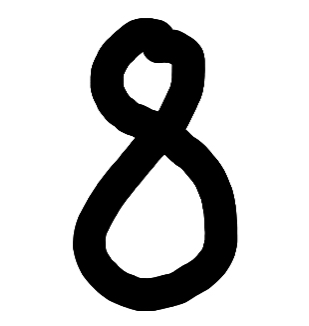
#> input picture IMG8.png, 309 x 326 px, found by its file name
$ jupyter execute --allow-errors MNIST.ipynb   (older library calls are emulated)
#> lines starting #> are read from the running program, lines starting #| are printed output that depends on the picture
[cell 1]
#pip install tensorflow as tf

[cell 2]
import tensorflow as tf
import numpy as np

[cell 3]
# example of loading the mnist dataset
from keras.datasets import mnist
from matplotlib import pyplot
# load dataset
#> (the rest of this cell did not finish here and is left out)

#> (a cell that did not finish here is left out)

#> (a cell that did not finish here is left out)

[cell 6]
# build a function to prepare test data and one hot encode target values
# load train and test dataset
def load_dataset():
    # load dataset
    (trainX, trainY), (testX, testY) = mnist.load_data()
    # reshape dataset to have a single channel
    trainX = trainX.reshape((trainX.shape[0], 28, 28, 1))
    testX = testX.reshape((testX.shape[0], 28, 28, 1))
    # one hot encode target values
    trainY = to_categorical(trainY)
    testY = to_categorical(testY)
    return trainX, trainY, testX, testY

#> (a cell that did not finish here is left out)

#> (a cell that did not finish here is left out)

[cell 9]
# scale the pixels as function

# scale pixels
# [9 lines left out: function prep_pixels, not called in this run]

[cell 10]
# baseline cnn model for mnist
from numpy import mean
from numpy import std
from matplotlib import pyplot
from sklearn.model_selection import KFold
from keras.datasets import mnist
from keras.utils import to_categorical
from keras.models import Sequential
from keras.layers import Conv2D
from keras.layers import MaxPooling2D
from keras.layers import Dense
from keras.layers import Flatten
from keras.optimizers import SGD

[cell 11]
# define cnn model
# [11 lines left out: function define_model, not called in this run]

[cell 12]
# evaluate a model using k-fold cross-validation
# [19 lines left out: function evaluate_model, not called in this run]

[cell 13]
# plot diagnostic learning curves
# [13 lines left out: function summarize_diagnostics, not called in this run]

[cell 14]
# summarize model performance
# [6 lines left out: function summarize_performance, not called in this run]

[cell 15]
# run the test harness for evaluating a model
def run_test_harness():
    # load dataset
    trainX, trainY, testX, testY = load_dataset()
    # prepare pixel data
    trainX, testX = prep_pixels(trainX, testX)
    # evaluate model
    scores, histories = evaluate_model(trainX, trainY)
    # learning curves
    summarize_diagnostics(histories)
    # summarize estimated performance
    summarize_performance(scores)

[cell 16]
# entry point, run the test harness
run_test_harness()
#> (the call stopped at in load_dataset, `(trainX, trainY), (testX, testY) = mnist.load_data()`: keras is not available in this run)

# Own Part

[cell 17]
# There is no variable assigned to the trained model. And the training and fitting happens
# inside a function so it is not saved. In order to fit a trained model to our own
# example picture I have to train a new model, assign it to a variable and then
# use it to classify the picture.
# define cnn model

#> (a cell that did not finish here is left out)

#> (a cell that did not finish here is left out)

#> (a cell that did not finish here is left out)

#> (a cell that did not finish here is left out)

[cell 22]
# load own data

from PIL import Image, ImageFilter


def imageprepare(argv):
    """
    This function returns the pixel values.
    The imput is a png file location.
    """
    im = Image.open(argv).convert('L')
    width = float(im.size[0])
#> width = 309
    height = float(im.size[1])
#> height = 326
    newImage = Image.new('L', (28, 28), (255))  # creates white canvas of 28x28 pixels
#> newImage: PIL image 28x28 L; every value is 255

    if width > height:  # check which dimension is bigger
        # Width is bigger. Width becomes 20 pixels.
        nheight = int(round((20.0 / width * height), 0))  # resize height according to ratio width
        if (nheight == 0):  # rare case but minimum is 1 pixel
            nheight = 1
            # resize and sharpen
        img = im.resize((20, nheight), Image.ANTIALIAS).filter(ImageFilter.SHARPEN)
        wtop = int(round(((28 - nheight) / 2), 0))  # calculate horizontal position
        newImage.paste(img, (4, wtop))  # paste resized image on white canvas
    else:
        # Height is bigger. Heigth becomes 20 pixels.
        nwidth = int(round((20.0 / height * width), 0))  # resize width according to ratio height
#> nwidth = 19
        if (nwidth == 0):  # rare case but minimum is 1 pixel
            nwidth = 1
            # resize and sharpen
        img = im.resize((nwidth, 20), Image.ANTIALIAS).filter(ImageFilter.SHARPEN)
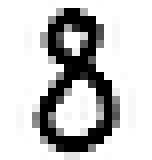
#> img: PIL image 19x20 L (shown 8 times larger); min 0, max 255, mean 197.3
        wleft = int(round(((28 - nwidth) / 2), 0))  # caculate vertical pozition
#> wleft = 4
        newImage.paste(img, (wleft, 4))  # paste resized image on white canvas
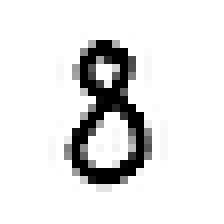
#> newImage: PIL image 28x28 L (shown 8 times larger); min 0, max 255, mean 227

    # newImage.save("sample.png

    tv = list(newImage.getdata())  # get pixel values
#> tv = 784 values, max 255 at index 0, min 0 at index 152, mean 227

    # normalize pixels to 0 and 1. 0 is pure white, 1 is pure black.
    tva = [(255 - x) * 1.0 / 255.0 for x in tv]
#> tva = 784 values, max 1 at index 152, min 0 at index 0, mean 0.11
    print(tva)
#> (printed output is left out)
    return tva

x=imageprepare('/Users/gerberarpad/Desktop/MBF_Skills_Python/Project/converter/IMG8.png')
#> x has the same summary as tva in imageprepare

[cell 23]
print(type(x))
#| <class 'list'>
# list

#in the beginning the loaded data looks like this, so we should transform our image to this format and then
#proceed the same way as in the code to get the correct shape
(trainX, trainY), (testX, testY) = mnist.load_data()
print(type(trainX))
print(trainX.shape)
#<class 'numpy.ndarray'>
#(60000, 28, 28)

[cell 24]
image = np.array(x, dtype='float32')
#> image has the same summary as tva in imageprepare

converted_image = image.reshape((1,28, 28,1)) # since we only have 1 image testX.reshape((testX.shape[0], 28, 28, 1))
# was not working. image.shape[0] indicates how many entries there are

print(type(image))
#| <class 'numpy.ndarray'>
print(image.shape)
#| (784,)

print(type(converted_image))
#| <class 'numpy.ndarray'>
print(converted_image.shape)
#| (1, 28, 28, 1)
